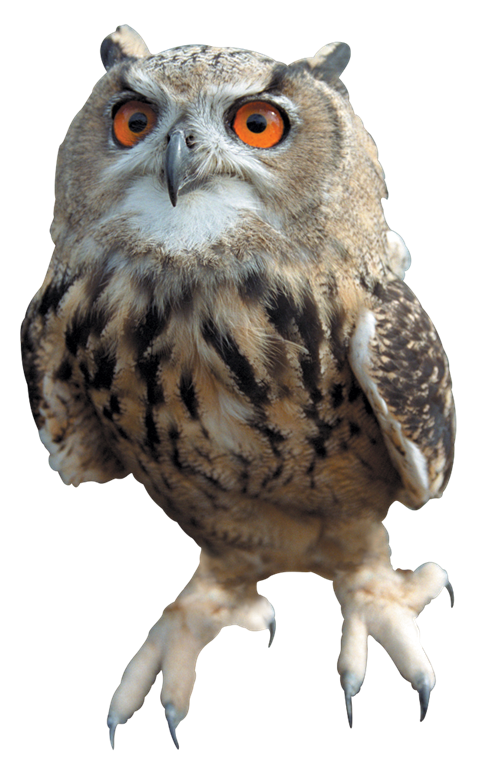
#> input picture uploaded/images-owls-png-hd-owl-free-download-png-png-image-485.png, 485 x 768 px
$ python pil_bw.py
#> lines starting #> are read from the running program, lines starting #| are printed output that depends on the picture
"""
Transforms an image into a black and white version, allows for a specific dithering level.

Daniel Vandersand, Evan Waite, Andy Curran
"""

from PIL import Image
from pathlib import Path
import json
import base64

UPLOADED_IMG_DIR = Path("uploaded")
OUTPUT_IMG_DIR = Path("ouput")
UPLOADED_IMG = "images-owls-png-hd-owl-free-download-png-png-image-485.png"
OUTPUT_IMG_PREFIX = "transformed";

# different image functions & dictionary to store them
thresh = 100
binary = lambda x : 255 if x > thresh else 0
identity = lambda x : x

img_fns = {
    'binary' : binary,
    'identity' : identity
}

# read image file from disk
img = Image.open(str(UPLOADED_IMG_DIR.joinpath(UPLOADED_IMG)))
#> img is the input picture: PIL image 485x768 RGBA; mean R, G, B, A 64.2, 59.5, 54, 134.6

# do the simplest conversion (produces a range of black and white)
bw = img.convert('L')
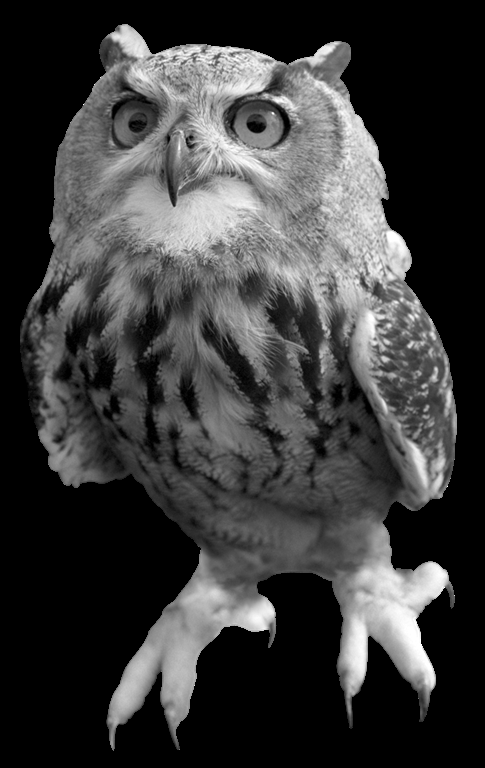
#> bw: PIL image 485x768 L; min 0, max 255, mean 60.3

# save the file to disk
bw.save(str(OUTPUT_IMG_DIR.joinpath(OUTPUT_IMG_PREFIX + '.jpg')))


#########################################
## EXTRA IGNORE
#########################################


# # Increase contrast
# enhancer = ImageEnhance.Contrast(img)
# enhanced_img = enhancer.enhance(2.0)  # Increase contrast by a factor of 2
# enhanced_img.show()

### TESTING ###
# [17 lines of commented-out code are left out]

### Save image and convert for sending to client ###
####################################################
### THIS IS ALL EXAMPLE CODE FROM OTHER 310 PROJS


# # NOTE - the client should be responsible for sending a readable filename, and a unique filename for storage in S3

# # plan is to just save the PIL Image as a png file, reread the bytes, then send those after encoding.
# bw.save()
# data = open('x.jpg','rb').read()
# data = base64.b64encode(data).decode("utf8")
# r = requests.post('url',data=data)


# base64_bytes = datastr.encode()        # string -> base64 bytes
# bytes = base64.b64decode(base64_bytes) # base64 bytes -> raw bytes

# #
# # write raw bytes to local filesystem for upload:
# #
# print("**Writing local data file**")
# #
# # TODO #1 of 3: what directory do we write to locally?
# # Then open this local file for writing a binary file,
# # write the bytes we received from the client, and
# # close the file.

# # code to write a bytes object to disk (used in the lambda function to write bytes objects)
# # -NOTE actually i don't think we will actually use this, we can save the augmented PIL Image object
# # to disk directly as a jpg. So we would only have to read this file to convert to bytes and send back
# # to the client
# local_filename = "/tmp/data.pdf"
# file= open(local_filename, 'wb')
# file.write(bytes)
# file.close()

# #
# # generate unique filename (used in the lambda function to assign a unique name for S3)
# #
# print("**Uploading local file to S3**")

# basename = pathlib.Path(filename).stem
# extension = pathlib.Path(filename).suffix

# if extension != ".pdf" :
#     raise Exception("expecting filename to have .pdf extension")

# bucketkey = "benfordapp/" + username + "/" + basename + "-" + str(uuid.uuid4()) + ".pdf"

# print("S3 bucketkey:", bucketkey)


# # code to open a file as a bytes object (used in the lambda function to send an image back to the client)
# infile = open(local_filename, "rb")
# bytes = infile.read()
# infile.close()

# #
# # now encode the pdf as base64. Note b64encode returns
# # a bytes object, not a string. So then we have to convert
# # (decode) the bytes -> string, and then we can serialize
# # the string as JSON for upload to server:
# #
# data = base64.b64encode(bytes)
# datastr = data.decode()

# data = {"filename": local_filename, "data": datastr}

# #
# # call the web service:
# #
# api = '/pdf'
# url = baseurl + api + "/" + userid

# res = requests.post(url, json=data)
